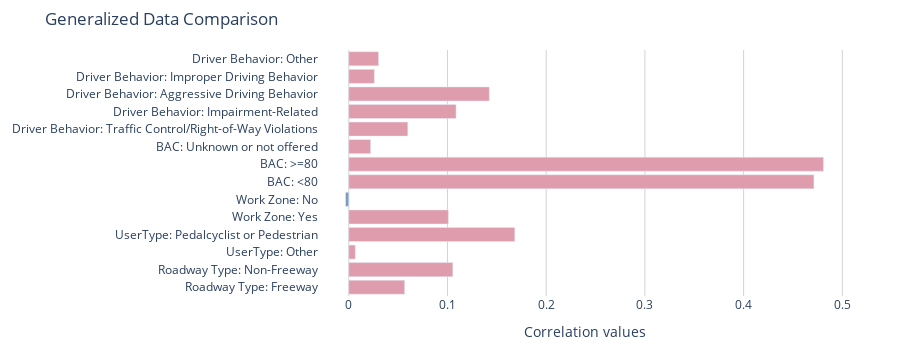

This figure's notebook cell:
### Code cell
titles = [f"{category}: {label}" for category, label, _, _ in data]
start_values = [start for _, _, start, _ in data]
end_values = [end for _, _, _, end in data]
mean_values = [(start + end) / 2 for start, end in zip(start_values, end_values)]

# Determine colors
colors = ["#de9cad" if end > start else "#7c9bbf" for start, end in zip(start_values, end_values)]

# Create y positions
y_pos = list(range(len(titles)))

# Create plot
fig = go.Figure()
for i, title in enumerate(titles):
    fig.add_trace(go.Bar(
        x=[end_values[i] - start_values[i]],
        y=[y_pos[i]],
        base=start_values[i],
        orientation='h',
        marker=dict(color=colors[i]),
        hoverinfo="x+y+name"
    ))

# Update layout
fig.update_layout(
    yaxis=dict(
        tickvals=y_pos,
        ticktext=titles,
        autorange="reversed"
    ),
    xaxis=dict(
        title="Correlation values",
        gridcolor="lightgray",
        zeroline=False,
        zerolinecolor="gray"
    ),
    title="Generalized Data Comparison",
    barmode='overlay',
    height=25 * len(titles),
    margin=dict(l=200, r=50, t=50, b=50),
    showlegend=False
)

# Add line legends
fig.add_trace(go.Scatter(
    x=[None], y=[None], mode='lines',
    line=dict(color="#de9cad", width=4),
    name="> Start Value",
    showlegend=True
))
fig.add_trace(go.Scatter(
    x=[None], y=[None], mode='lines',
    line=dict(color="#7c9bbf", width=4),
    name="< Start Value",
    showlegend=True
))
fig.update_layout(
    plot_bgcolor="rgba(0,0,0,0)",
    paper_bgcolor="rgba(0,0,0,0)"
)

# Show plot
fig.show()
# Save to HTML
fig.write_html("general_comparison.html")

### Figure 1 — Plotly figure (JSON) as saved in the notebook; plotly's stock layout.template omitted (floating-point values rounded to 4 significant figures)
{"data": [{"base": 0, "hoverinfo": "x+y+name", "marker": {"color": "#de9cad"}, "orientation": "h", "type": "bar", "x": [0.03019], "y": [0]}, {"base": 0, "hoverinfo": "x+y+name", "marker": {"color": "#de9cad"}, "orientation": "h", "type": "bar", "x": [0.02594], "y": [1]}, {"base": 0, "hoverinfo": "x+y+name", "marker": {"color": "#de9cad"}, "orientation": "h", "type": "bar", "x": [0.1424], "y": [2]}, {"base": 0, "hoverinfo": "x+y+name", "marker": {"color": "#de9cad"}, "orientation": "h", "type": "bar", "x": [0.1087], "y": [3]}, {"base": 0, "hoverinfo": "x+y+name", "marker": {"color": "#de9cad"}, "orientation": "h", "type": "bar", "x": [0.0598], "y": [4]}, {"base": 0, "hoverinfo": "x+y+name", "marker": {"color": "#de9cad"}, "orientation": "h", "type": "bar", "x": [0.02216], "y": [5]}, {"base": 0, "hoverinfo": "x+y+name", "marker": {"color": "#de9cad"}, "orientation": "h", "type": "bar", "x": [0.4809], "y": [6]}, {"base": 0, "hoverinfo": "x+y+name", "marker": {"color": "#de9cad"}, "orientation": "h", "type": "bar", "x": [0.4712], "y": [7]}, {"base": 0, "hoverinfo": "x+y+name", "marker": {"color": "#7c9bbf"}, "orientation": "h", "type": "bar", "x": [-0.003257], "y": [8]}, {"base": 0, "hoverinfo": "x+y+name", "marker": {"color": "#de9cad"}, "orientation": "h", "type": "bar", "x": [0.1009], "y": [9]}, {"base": 0, "hoverinfo": "x+y+name", "marker": {"color": "#de9cad"}, "orientation": "h", "type": "bar", "x": [0.1682], "y": [10]}, {"base": 0, "hoverinfo": "x+y+name", "marker": {"color": "#de9cad"}, "orientation": "h", "type": "bar", "x": [0.006634], "y": [11]}, {"base": 0, "hoverinfo": "x+y+name", "marker": {"color": "#de9cad"}, "orientation": "h", "type": "bar", "x": [0.1054], "y": [12]}, {"base": 0, "hoverinfo": "x+y+name", "marker": {"color": "#de9cad"}, "orientation": "h", "type": "bar", "x": [0.05662], "y": [13]}, {"line": {"color": "#de9cad", "width": 4}, "mode": "lines", "name": "> Start Value", "showlegend": true, "type": "scatter", "x": [null], "y": [null]}, {"line": {"color": "#7c9bbf", "width": 4}, "mode": "lines", "name": "< Start Value", "showlegend": true, "type": "scatter", "x": [null], "y": [null]}], "layout": {"barmode": "overlay", "height": 350, "margin": {"b": 50, "l": 200, "r": 50, "t": 50}, "paper_bgcolor": "rgba(0,0,0,0)", "plot_bgcolor": "rgba(0,0,0,0)", "showlegend": false, "title": {"text": "Generalized Data Comparison"}, "xaxis": {"gridcolor": "lightgray", "title": {"text": "Correlation values"}, "zeroline": false, "zerolinecolor": "gray"}, "yaxis": {"autorange": "reversed", "ticktext": ["Driver Behavior: Other", "Driver Behavior: Improper Driving Behavior", "Driver Behavior: Aggressive Driving Behavior", "Driver Behavior: Impairment-Related", "Driver Behavior: Traffic Control/Right-of-Way Violations", "BAC: Unknown or not offered", "BAC: >=80", "BAC: <80", "Work Zone: No", "Work Zone: Yes", "UserType: Pedalcyclist or Pedestrian", "UserType: Other", "Roadway Type: Non-Freeway", "Roadway Type: Freeway"], "tickvals": [0, 1, 2, 3, 4, 5, 6, 7, 8, 9, 10, 11, 12, 13]}}}
